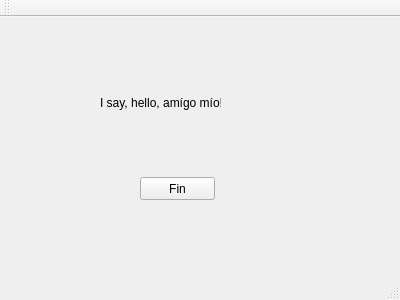
<?xml version="1.0" encoding="UTF-8"?>
<ui version="4.0">
 <class>MainWindow</class>
 <widget class="QMainWindow" name="MainWindow">
  <property name="geometry">
   <rect>
    <x>0</x>
    <y>0</y>
    <width>400</width>
    <height>300</height>
   </rect>
  </property>
  <property name="windowTitle">
   <string>MainWindow</string>
  </property>
  <widget class="QWidget" name="centralWidget">
   <widget class="QLabel" name="label">
    <property name="geometry">
     <rect>
      <x>100</x>
      <y>60</y>
      <width>121</width>
      <height>51</height>
     </rect>
    </property>
    <property name="text">
     <string>I say, hello, amígo mío!</string>
    </property>
   </widget>
   <widget class="QPushButton" name="pushButton">
    <property name="geometry">
     <rect>
      <x>140</x>
      <y>160</y>
      <width>75</width>
      <height>23</height>
     </rect>
    </property>
    <property name="text">
     <string>Fin</string>
    </property>
   </widget>
  </widget>
  <widget class="QMenuBar" name="menuBar">
   <property name="geometry">
    <rect>
     <x>0</x>
     <y>0</y>
     <width>400</width>
     <height>21</height>
    </rect>
   </property>
  </widget>
  <widget class="QToolBar" name="mainToolBar">
   <attribute name="toolBarArea">
    <enum>TopToolBarArea</enum>
   </attribute>
   <attribute name="toolBarBreak">
    <bool>false</bool>
   </attribute>
  </widget>
  <widget class="QStatusBar" name="statusBar"/>
 </widget>
 <layoutdefault spacing="6" margin="11"/>
 <resources/>
 <connections>
  <connection>
   <sender>pushButton</sender>
   <signal>clicked()</signal>
   <receiver>MainWindow</receiver>
   <slot>close()</slot>
   <hints>
    <hint type="sourcelabel">
     <x>198</x>
     <y>204</y>
    </hint>
    <hint type="destinationlabel">
     <x>252</x>
     <y>239</y>
    </hint>
   </hints>
  </connection>
 </connections>
</ui>
